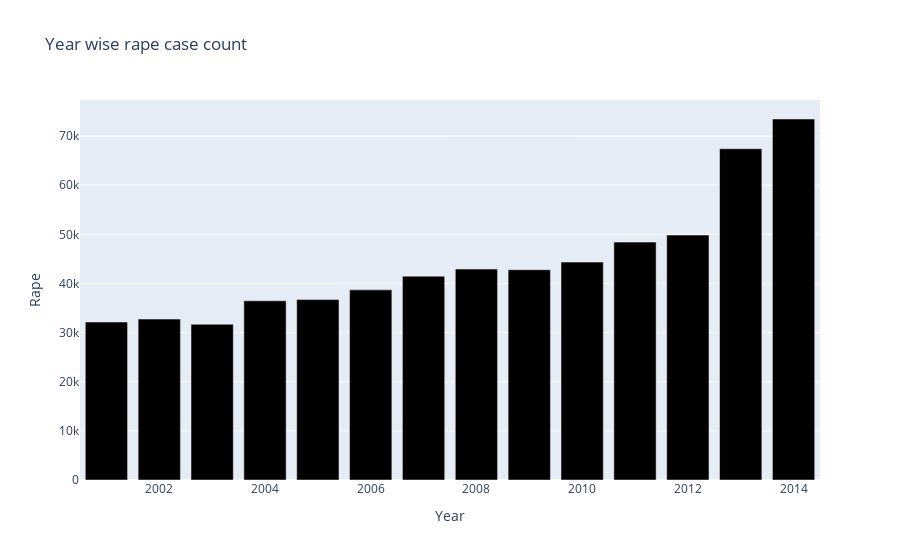

Here is the notebook cell this chart was saved with:
### Markdown cell above
**Variation of different crimes throughout the years 2001-2014**

### Code cell
fig = px.bar(all_cases, x=all_cases.index, y='Rape', title='Year wise rape case count', color_discrete_sequence=['black'])

fig.show()

### Figure 1 — Plotly figure (JSON) as saved in the notebook; plotly's stock layout.template omitted (floating-point values rounded to 4 significant figures)
{"data": [{"alignmentgroup": "True", "hovertemplate": "Year=%{x}<br>Rape=%{y}<extra></extra>", "legendgroup": "", "marker": {"color": "black", "pattern": {"shape": ""}}, "name": "", "offsetgroup": "", "orientation": "v", "showlegend": false, "textposition": "auto", "type": "bar", "x": [2001, 2002, 2003, 2004, 2005, 2006, 2007, 2008, 2009, 2010, 2011, 2012, 2013, 2014], "xaxis": "x", "y": [32150, 32746, 31694, 36466, 36718, 38696, 41474, 42934, 42794, 44344, 48412, 49846, 67414, 73470], "yaxis": "y"}], "layout": {"barmode": "relative", "legend": {"tracegroupgap": 0}, "title": {"text": "Year wise rape case count"}, "xaxis": {"anchor": "y", "domain": [0, 1], "title": {"text": "Year"}}, "yaxis": {"anchor": "x", "domain": [0, 1], "title": {"text": "Rape"}}}}
